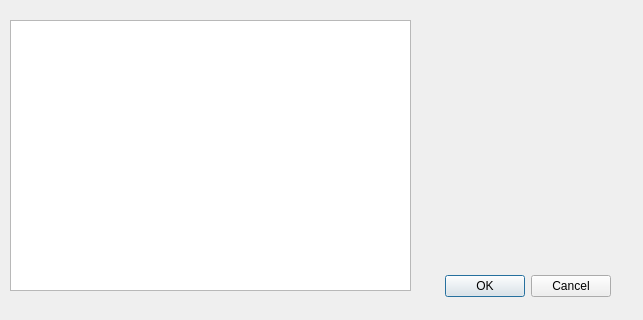
<?xml version="1.0" encoding="UTF-8"?>
<ui version="4.0">
 <class>Regionalization</class>
 <widget class="QDialog" name="Regionalization">
  <property name="geometry">
   <rect>
    <x>0</x>
    <y>0</y>
    <width>643</width>
    <height>320</height>
   </rect>
  </property>
  <property name="windowTitle">
   <string>Regionalization</string>
  </property>
  <widget class="QDialogButtonBox" name="buttonBox">
   <property name="geometry">
    <rect>
     <x>270</x>
     <y>270</y>
     <width>341</width>
     <height>32</height>
    </rect>
   </property>
   <property name="orientation">
    <enum>Qt::Horizontal</enum>
   </property>
   <property name="standardButtons">
    <set>QDialogButtonBox::Cancel|QDialogButtonBox::Ok</set>
   </property>
  </widget>
  <widget class="QListWidget" name="listWidget">
   <property name="geometry">
    <rect>
     <x>10</x>
     <y>20</y>
     <width>401</width>
     <height>271</height>
    </rect>
   </property>
  </widget>
 </widget>
 <resources/>
 <connections>
  <connection>
   <sender>buttonBox</sender>
   <signal>accepted()</signal>
   <receiver>Regionalization</receiver>
   <slot>accept()</slot>
   <hints>
    <hint type="sourcelabel">
     <x>248</x>
     <y>254</y>
    </hint>
    <hint type="destinationlabel">
     <x>157</x>
     <y>274</y>
    </hint>
   </hints>
  </connection>
  <connection>
   <sender>buttonBox</sender>
   <signal>rejected()</signal>
   <receiver>Regionalization</receiver>
   <slot>reject()</slot>
   <hints>
    <hint type="sourcelabel">
     <x>316</x>
     <y>260</y>
    </hint>
    <hint type="destinationlabel">
     <x>286</x>
     <y>274</y>
    </hint>
   </hints>
  </connection>
 </connections>
</ui>
